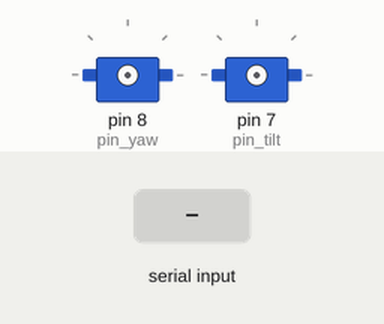
The program below on a simulated Arduino Uno, built with avr-gcc and run on an emulated ATmega328P. Parts: 2 × servo. The inputs (shaded band) are chosen by the test bench. What the program prints to the serial monitor is not drawn.

Above: at 0.8 s.
0.9 s: "b90\n" received over Serial
2.4 s: "5\n" received over Serial
At 6.6 s:
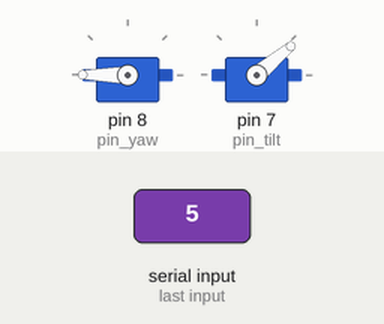
At 7.5 s:
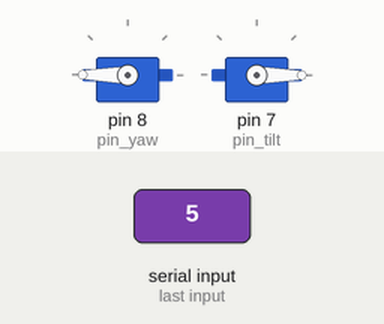
Timing chart, 0 to 12.8 s (numbered marks = the images above; inputs shaded):
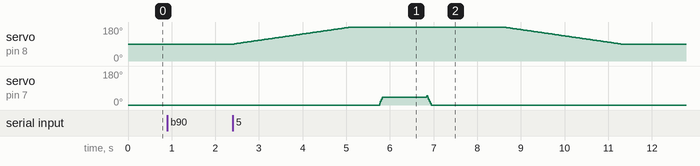

Measured:
- after the input at 2.4 s, servo on pin 8 (pin_yaw): rises from 90° to 180° in 2.7 s, then falls to 90° in 6.2 s; servo on pin 7 (pin_tilt): rises from 0° to 50° in 1.1 s, then falls to 0° in 0.10 s

The program:

main.cpp
```cpp
#include <Arduino.h>
#include "Servo.h"
#include <string.h>

// #define DEBUG  // Uncomment to get debug messages

#ifdef DEBUG
    #define dbg(x) Serial.println(x)
    #define dbgc(x) Serial.print(x)
#else
    #define dbg(x)
    #define dbgc(x)
#endif

# define MAX_LEN_IN 2  // 0\n


char in_string[MAX_LEN_IN];
uint8_t pin_yaw = 8;
uint8_t pin_tilt = 7;
Servo yaw, tilt;
uint8_t tilt_up = 0;
uint8_t tilt_down = 50;
uint8_t default_angle = 90;


void setup() {
    memset (&in_string[0], '0', MAX_LEN_IN*sizeof(uint8_t));
    Serial.begin(19200);
    // Simple handshake to verify connection
    while(1){
        Serial.println("a");
        char c = Serial.read();
        if(c == 'b'){
            break;
        }
    }
    yaw.attach(pin_yaw);
    tilt.attach(pin_tilt);
    yaw.write(default_angle);
    tilt.write(tilt_up);
}


int read_string(char * p_string, uint8_t max_len){
	char in_char;
    char end_char = '\n';
    bool received = false;
    static uint8_t chars_received = 0;

    in_char = (char) Serial.read();
    if(in_char != end_char){
        p_string[chars_received++] = in_char;
    }
    else{
        p_string[chars_received++] = '\0';
        if(chars_received == max_len){
            received = true;
        }
        chars_received = 0;
    }
	return received;
}


void go_to_pos(char * p_string){
    uint8_t angles[] = {0, 45, 90, 135};    // glass, organic, PMC, paper
    uint8_t bin_selection = (*p_string - '0');
    uint8_t yaw_angle = angles[bin_selection];
    int16_t yaw_difference = yaw_angle - default_angle;
    uint8_t wait_angle_yaw = 30;
    uint8_t wait_angle_tilt = 20;
    uint16_t wait_tilt = 1000;
    uint16_t wait_stabilization = 1000;
    // Go to bin
    if(yaw_difference>0){
        for(uint8_t angle=default_angle; angle<yaw_angle; angle++){
            yaw.write(angle);
            delay(wait_angle_yaw);
        }
        yaw.write(yaw_angle);   // Resend last value to lock servo in place
    }else if(yaw_difference<0){
        for(uint8_t angle=default_angle; angle>yaw_angle; angle--){
            yaw.write(angle);
            delay(wait_angle_yaw);
        }
        yaw.write(yaw_angle);
    }
    // Drop object
    for(uint8_t angle=tilt_up; angle<tilt_down; angle+=10){
        tilt.write(angle);
        delay(wait_angle_tilt);
    }
    delay(wait_tilt);
    for(uint8_t angle=tilt_down; angle>tilt_up; angle-=10){
        tilt.write(angle);
        delay(wait_angle_tilt);
    }
    tilt.write(tilt_up);
    delay(wait_tilt);
    // Return to default position
    if(yaw_difference>0){
        for(uint8_t angle=yaw_angle; angle>default_angle; angle--){
            yaw.write(angle);
            delay(wait_angle_yaw);
        }
        yaw.write(default_angle);
    }else if(yaw_difference<0){
        for(uint8_t angle=yaw_angle; angle<default_angle; angle++){
            yaw.write(angle);
            delay(wait_angle_yaw);
        }
        yaw.write(default_angle);
    }
    delay(wait_stabilization);
}


void loop() {
    static bool received_new = false;

    if(Serial.available()){
        received_new = read_string(&in_string[0], MAX_LEN_IN);
    }

	if (received_new == true){
        dbg(in_string);
		go_to_pos(&in_string[0]);
        while(1){
            Serial.println("c");
            Serial.flush();
            if(Serial.available()){
                char c = Serial.read();
                if(c == 'd'){
                    break;
                }
            }
        }
        received_new = false;
	}
}
```
